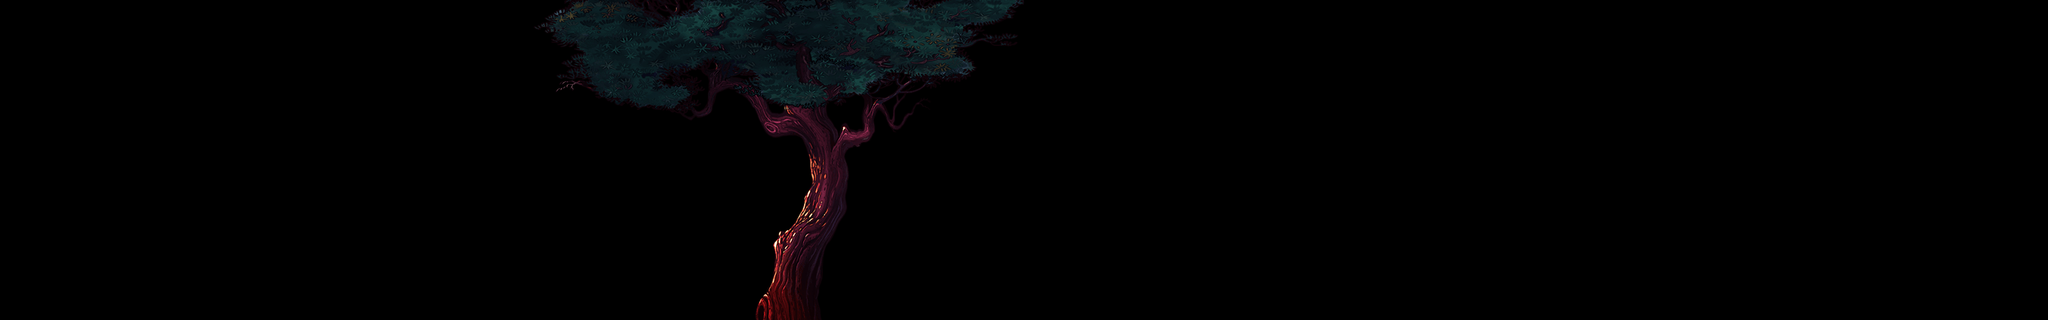

Below is a game level as drawn by its tile map, then a one-line description and the .tmx that defines it (tile-layer data replaced by summaries):
An orthogonal 96x15 tile map with 32x32 px tiles, 1 tile layer (close).

<map version="1.0" orientation="orthogonal" renderorder="right-down" width="96" height="15" tilewidth="32" tileheight="32">
 <tileset firstgid="1" name="gusongzhen_close1" tilewidth="32" tileheight="32">
  <image source="close/gusongzhen_close1.png" width="760" height="634" />
 </tileset>
 <layer name="close" width="96" height="15">
  <data>[1440 cells, 467 non-empty, 345 distinct tile ids]</data>
 </layer>
</map>
